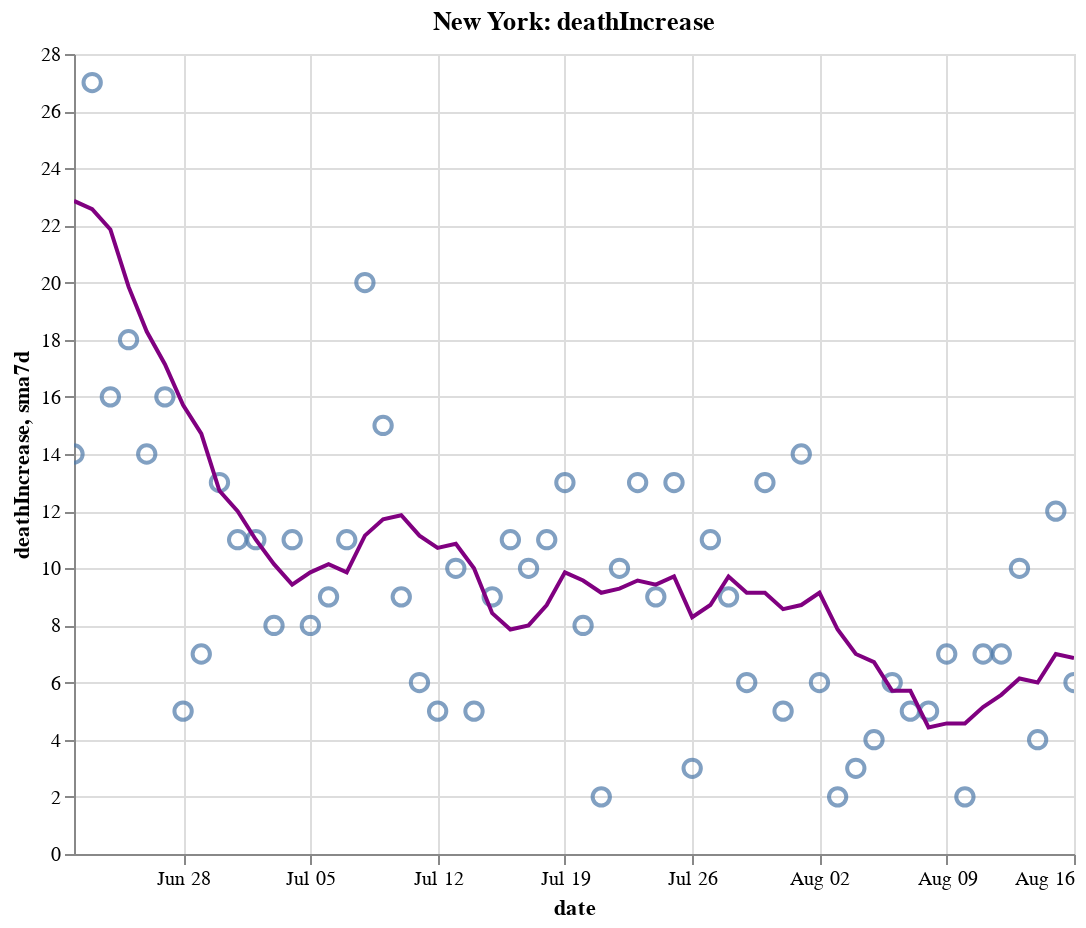

This figure's notebook cell:
### Code cell
create_plot(ny, 'deathIncrease')

### Figure 1 — Vega-Lite specification as saved in the notebook (floating-point values rounded to 4 significant figures)
{"config": {"view": {"continuousWidth": 400, "continuousHeight": 300}}, "layer": [{"layer": [{"mark": {"type": "point", "size": 75}, "encoding": {"tooltip": [{"type": "temporal", "field": "date"}, {"type": "quantitative", "field": "deathIncrease"}, {"type": "quantitative", "field": "sma7d"}], "x": {"type": "temporal", "field": "date"}, "y": {"type": "quantitative", "field": "deathIncrease"}}, "selection": {"selector012": {"type": "interval", "bind": "scales", "encodings": ["x", "y"]}}}, {"mark": {"type": "line", "color": "purple"}, "encoding": {"x": {"type": "temporal", "field": "date"}, "y": {"type": "quantitative", "field": "sma7d"}}}]}, {"mark": {"type": "rule", "color": "#aaa"}, "encoding": {"x": {"type": "temporal", "field": "date"}}, "transform": [{"filter": {"selection": "selector011"}}]}, {"mark": "circle", "encoding": {"opacity": {"condition": {"value": 1, "selection": "selector011"}, "value": 0}, "tooltip": [{"type": "temporal", "field": "date"}, {"type": "quantitative", "field": "deathIncrease"}, {"type": "quantitative", "field": "sma7d"}], "x": {"type": "temporal", "field": "date"}, "y": {"type": "quantitative", "field": "deathIncrease"}}, "selection": {"selector011": {"type": "single", "encodings": ["x"], "on": "mouseover", "nearest": true, "empty": "none"}}}, {"mark": {"type": "text", "align": "left", "dx": 5, "dy": -5, "stroke": "white", "strokeWidth": 2}, "encoding": {"text": {"type": "quantitative", "field": "deathIncrease"}, "tooltip": [{"type": "temporal", "field": "date"}, {"type": "quantitative", "field": "deathIncrease"}, {"type": "quantitative", "field": "sma7d"}], "x": {"type": "temporal", "field": "date"}, "y": {"type": "quantitative", "field": "deathIncrease"}}, "transform": [{"filter": {"selection": "selector011"}}]}, {"mark": {"type": "text", "align": "left", "dx": 5, "dy": -5}, "encoding": {"text": {"type": "quantitative", "field": "deathIncrease"}, "tooltip": [{"type": "temporal", "field": "date"}, {"type": "quantitative", "field": "deathIncrease"}, {"type": "quantitative", "field": "sma7d"}], "x": {"type": "temporal", "field": "date"}, "y": {"type": "quantitative", "field": "deathIncrease"}}, "transform": [{"filter": {"selection": "selector011"}}]}], "data": {"name": "data-e2d4e674fc616c5ed9eea55d0770b927"}, "height": 400, "title": "New York: deathIncrease", "width": 500, "$schema": "https://vega.github.io/schema/vega-lite/v4.8.1.json", "datasets": {"data-e2d4e674fc616c5ed9eea55d0770b927": [{"date": "2020-06-22T00:00:00", "totalTestResultsIncrease": 56780.0, "positiveIncrease": 552.0, "death": 24740.0, "deathIncrease": 14.0, "positiveRate": 0.01, "state": "New York", "sma7d": 22.86}, {"date": "2020-06-23T00:00:00", "totalTestResultsIncrease": 48710.0, "positiveIncrease": 597.0, "death": 24770.0, "deathIncrease": 27.0, "positiveRate": 0.012, "state": "New York", "sma7d": 22.57}, {"date": "2020-06-24T00:00:00", "totalTestResultsIncrease": 51140.0, "positiveIncrease": 581.0, "death": 24780.0, "deathIncrease": 16.0, "positiveRate": 0.011, "state": "New York", "sma7d": 21.86}, {"date": "2020-06-25T00:00:00", "totalTestResultsIncrease": 67640.0, "positiveIncrease": 749.0, "death": 24800.0, "deathIncrease": 18.0, "positiveRate": 0.011, "state": "New York", "sma7d": 19.86}, {"date": "2020-06-26T00:00:00", "totalTestResultsIncrease": 61720.0, "positiveIncrease": 805.0, "death": 24810.0, "deathIncrease": 14.0, "positiveRate": 0.013, "state": "New York", "sma7d": 18.29}, {"date": "2020-06-27T00:00:00", "totalTestResultsIncrease": 73260.0, "positiveIncrease": 703.0, "death": 24830.0, "deathIncrease": 16.0, "positiveRate": 0.01, "state": "New York", "sma7d": 17.14}, {"date": "2020-06-28T00:00:00", "totalTestResultsIncrease": 61910.0, "positiveIncrease": 616.0, "death": 24840.0, "deathIncrease": 5.0, "positiveRate": 0.01, "state": "New York", "sma7d": 15.71}, {"date": "2020-06-29T00:00:00", "totalTestResultsIncrease": 46430.0, "positiveIncrease": 391.0, "death": 24840.0, "deathIncrease": 7.0, "positiveRate": 0.008, "state": "New York", "sma7d": 14.71}, {"date": "2020-06-30T00:00:00", "totalTestResultsIncrease": 52020.0, "positiveIncrease": 524.0, "death": 24860.0, "deathIncrease": 13.0, "positiveRate": 0.01, "state": "New York", "sma7d": 12.71}, {"date": "2020-07-01T00:00:00", "totalTestResultsIncrease": 56710.0, "positiveIncrease": 625.0, "death": 24870.0, "deathIncrease": 11.0, "positiveRate": 0.011, "state": "New York", "sma7d": 12.0}, {"date": "2020-07-02T00:00:00", "totalTestResultsIncrease": 69940.0, "positiveIncrease": 875.0, "death": 24880.0, "deathIncrease": 11.0, "positiveRate": 0.013, "state": "New York", "sma7d": 11.0}, {"date": "2020-07-03T00:00:00", "totalTestResultsIncrease": 66390.0, "positiveIncrease": 918.0, "death": 24880.0, "deathIncrease": 8.0, "positiveRate": 0.014, "state": "New York", "sma7d": 10.14}, {"date": "2020-07-04T00:00:00", "totalTestResultsIncrease": 62400.0, "positiveIncrease": 726.0, "death": 24900.0, "deathIncrease": 11.0, "positiveRate": 0.012, "state": "New York", "sma7d": 9.429}, {"date": "2020-07-05T00:00:00", "totalTestResultsIncrease": 63420.0, "positiveIncrease": 533.0, "death": 24900.0, "deathIncrease": 8.0, "positiveRate": 0.008, "state": "New York", "sma7d": 9.857}, {"date": "2020-07-06T00:00:00", "totalTestResultsIncrease": 54330.0, "positiveIncrease": 518.0, "death": 24910.0, "deathIncrease": 9.0, "positiveRate": 0.01, "state": "New York", "sma7d": 10.14}, {"date": "2020-07-07T00:00:00", "totalTestResultsIncrease": 56740.0, "positiveIncrease": 588.0, "death": 24920.0, "deathIncrease": 11.0, "positiveRate": 0.01, "state": "New York", "sma7d": 9.857}, {"date": "2020-07-08T00:00:00", "totalTestResultsIncrease": 57580.0, "positiveIncrease": 692.0, "death": 24940.0, "deathIncrease": 20.0, "positiveRate": 0.012, "state": "New York", "sma7d": 11.14}, {"date": "2020-07-09T00:00:00", "totalTestResultsIncrease": 65560.0, "positiveIncrease": 584.0, "death": 24960.0, "deathIncrease": 15.0, "positiveRate": 0.009, "state": "New York", "sma7d": 11.71}, {"date": "2020-07-10T00:00:00", "totalTestResultsIncrease": 73560.0, "positiveIncrease": 786.0, "death": 24970.0, "deathIncrease": 9.0, "positiveRate": 0.011, "state": "New York", "sma7d": 11.86}, {"date": "2020-07-11T00:00:00", "totalTestResultsIncrease": 69200.0, "positiveIncrease": 730.0, "death": 24970.0, "deathIncrease": 6.0, "positiveRate": 0.011, "state": "New York", "sma7d": 11.14}, {"date": "2020-07-12T00:00:00", "totalTestResultsIncrease": 62420.0, "positiveIncrease": 677.0, "death": 24980.0, "deathIncrease": 5.0, "positiveRate": 0.011, "state": "New York", "sma7d": 10.71}, {"date": "2020-07-13T00:00:00", "totalTestResultsIncrease": 51690.0, "positiveIncrease": 557.0, "death": 24990.0, "deathIncrease": 10.0, "positiveRate": 0.011, "state": "New York", "sma7d": 10.86}, {"date": "2020-07-14T00:00:00", "totalTestResultsIncrease": 60040.0, "positiveIncrease": 912.0, "death": 24990.0, "deathIncrease": 5.0, "positiveRate": 0.015, "state": "New York", "sma7d": 10.0}, {"date": "2020-07-15T00:00:00", "totalTestResultsIncrease": 63600.0, "positiveIncrease": 831.0, "death": 25000.0, "deathIncrease": 9.0, "positiveRate": 0.013, "state": "New York", "sma7d": 8.429}, {"date": "2020-07-16T00:00:00", "totalTestResultsIncrease": 72680.0, "positiveIncrease": 769.0, "death": 25010.0, "deathIncrease": 11.0, "positiveRate": 0.011, "state": "New York", "sma7d": 7.857}, {"date": "2020-07-17T00:00:00", "totalTestResultsIncrease": 78240.0, "positiveIncrease": 776.0, "death": 25020.0, "deathIncrease": 10.0, "positiveRate": 0.01, "state": "New York", "sma7d": 8.0}, {"date": "2020-07-18T00:00:00", "totalTestResultsIncrease": 69820.0, "positiveIncrease": 754.0, "death": 25040.0, "deathIncrease": 11.0, "positiveRate": 0.011, "state": "New York", "sma7d": 8.714}, {"date": "2020-07-19T00:00:00", "totalTestResultsIncrease": 46200.0, "positiveIncrease": 502.0, "death": 25050.0, "deathIncrease": 13.0, "positiveRate": 0.011, "state": "New York", "sma7d": 9.857}, {"date": "2020-07-20T00:00:00", "totalTestResultsIncrease": 49340.0, "positiveIncrease": 519.0, "death": 25060.0, "deathIncrease": 8.0, "positiveRate": 0.011, "state": "New York", "sma7d": 9.571}, {"date": "2020-07-21T00:00:00", "totalTestResultsIncrease": 66170.0, "positiveIncrease": 855.0, "death": 25060.0, "deathIncrease": 2.0, "positiveRate": 0.013, "state": "New York", "sma7d": 9.143}, {"date": "2020-07-22T00:00:00", "totalTestResultsIncrease": 67660.0, "positiveIncrease": 705.0, "death": 25070.0, "deathIncrease": 10.0, "positiveRate": 0.01, "state": "New York", "sma7d": 9.286}, {"date": "2020-07-23T00:00:00", "totalTestResultsIncrease": 69700.0, "positiveIncrease": 811.0, "death": 25080.0, "deathIncrease": 13.0, "positiveRate": 0.012, "state": "New York", "sma7d": 9.571}, {"date": "2020-07-24T00:00:00", "totalTestResultsIncrease": 76510.0, "positiveIncrease": 753.0, "death": 25090.0, "deathIncrease": 9.0, "positiveRate": 0.01, "state": "New York", "sma7d": 9.429}, {"date": "2020-07-25T00:00:00", "totalTestResultsIncrease": 71470.0, "positiveIncrease": 750.0, "death": 25100.0, "deathIncrease": 13.0, "positiveRate": 0.01, "state": "New York", "sma7d": 9.714}, {"date": "2020-07-26T00:00:00", "totalTestResultsIncrease": 53570.0, "positiveIncrease": 536.0, "death": 25110.0, "deathIncrease": 3.0, "positiveRate": 0.01, "state": "New York", "sma7d": 8.286}, {"date": "2020-07-27T00:00:00", "totalTestResultsIncrease": 57270.0, "positiveIncrease": 608.0, "death": 25120.0, "deathIncrease": 11.0, "positiveRate": 0.011, "state": "New York", "sma7d": 8.714}, {"date": "2020-07-28T00:00:00", "totalTestResultsIncrease": 57400.0, "positiveIncrease": 534.0, "death": 25130.0, "deathIncrease": 9.0, "positiveRate": 0.009, "state": "New York", "sma7d": 9.714}, {"date": "2020-07-29T00:00:00", "totalTestResultsIncrease": 62280.0, "positiveIncrease": 715.0, "death": 25130.0, "deathIncrease": 6.0, "positiveRate": 0.011, "state": "New York", "sma7d": 9.143}, {"date": "2020-07-30T00:00:00", "totalTestResultsIncrease": 73550.0, "positiveIncrease": 777.0, "death": 25140.0, "deathIncrease": 13.0, "positiveRate": 0.011, "state": "New York", "sma7d": 9.143}, {"date": "2020-07-31T00:00:00", "totalTestResultsIncrease": 68870.0, "positiveIncrease": 644.0, "death": 25150.0, "deathIncrease": 5.0, "positiveRate": 0.009, "state": "New York", "sma7d": 8.571}, {"date": "2020-08-01T00:00:00", "totalTestResultsIncrease": 82740.0, "positiveIncrease": 753.0, "death": 25160.0, "deathIncrease": 14.0, "positiveRate": 0.009, "state": "New York", "sma7d": 8.714}, {"date": "2020-08-02T00:00:00", "totalTestResultsIncrease": 58960.0, "positiveIncrease": 531.0, "death": 25170.0, "deathIncrease": 6.0, "positiveRate": 0.009, "state": "New York", "sma7d": 9.143}, {"date": "2020-08-03T00:00:00", "totalTestResultsIncrease": 51840.0, "positiveIncrease": 545.0, "death": 25170.0, "deathIncrease": 2.0, "positiveRate": 0.011, "state": "New York", "sma7d": 7.857}, {"date": "2020-08-04T00:00:00", "totalTestResultsIncrease": 70990.0, "positiveIncrease": 746.0, "death": 25180.0, "deathIncrease": 3.0, "positiveRate": 0.011, "state": "New York", "sma7d": 7.0}, {"date": "2020-08-05T00:00:00", "totalTestResultsIncrease": 72670.0, "positiveIncrease": 636.0, "death": 25180.0, "deathIncrease": 4.0, "positiveRate": 0.009, "state": "New York", "sma7d": 6.714}, {"date": "2020-08-06T00:00:00", "totalTestResultsIncrease": 72370.0, "positiveIncrease": 703.0, "death": 25180.0, "deathIncrease": 6.0, "positiveRate": 0.01, "state": "New York", "sma7d": 5.714}, {"date": "2020-08-07T00:00:00", "totalTestResultsIncrease": 70170.0, "positiveIncrease": 714.0, "death": 25190.0, "deathIncrease": 5.0, "positiveRate": 0.01, "state": "New York", "sma7d": 5.714}, {"date": "2020-08-08T00:00:00", "totalTestResultsIncrease": 74860.0, "positiveIncrease": 703.0, "death": 25200.0, "deathIncrease": 5.0, "positiveRate": 0.009, "state": "New York", "sma7d": 4.429}, {"date": "2020-08-09T00:00:00", "totalTestResultsIncrease": 65810.0, "positiveIncrease": 515.0, "death": 25200.0, "deathIncrease": 7.0, "positiveRate": 0.008, "state": "New York", "sma7d": 4.571}, {"date": "2020-08-10T00:00:00", "totalTestResultsIncrease": 54000.0, "positiveIncrease": 476.0, "death": 25200.0, "deathIncrease": 2.0, "positiveRate": 0.009, "state": "New York", "sma7d": 4.571}, {"date": "2020-08-11T00:00:00", "totalTestResultsIncrease": 77060.0, "positiveIncrease": 667.0, "death": 25210.0, "deathIncrease": 7.0, "positiveRate": 0.009, "state": "New York", "sma7d": 5.143}, {"date": "2020-08-12T00:00:00", "totalTestResultsIncrease": 87780.0, "positiveIncrease": 700.0, "death": 25220.0, "deathIncrease": 7.0, "positiveRate": 0.008, "state": "New York", "sma7d": 5.571}, {"date": "2020-08-13T00:00:00", "totalTestResultsIncrease": 87900.0, "positiveIncrease": 737.0, "death": 25230.0, "deathIncrease": 10.0, "positiveRate": 0.008, "state": "New York", "sma7d": 6.143}, {"date": "2020-08-14T00:00:00", "totalTestResultsIncrease": 85460.0, "positiveIncrease": 727.0, "death": 25230.0, "deathIncrease": 4.0, "positiveRate": 0.009, "state": "New York", "sma7d": 6.0}, {"date": "2020-08-15T00:00:00", "totalTestResultsIncrease": 88670.0, "positiveIncrease": 734.0, "death": 25240.0, "deathIncrease": 12.0, "positiveRate": 0.008, "state": "New York", "sma7d": 7.0}, {"date": "2020-08-16T00:00:00", "totalTestResultsIncrease": 77690.0, "positiveIncrease": 607.0, "death": 25250.0, "deathIncrease": 6.0, "positiveRate": 0.008, "state": "New York", "sma7d": 6.857}]}}
